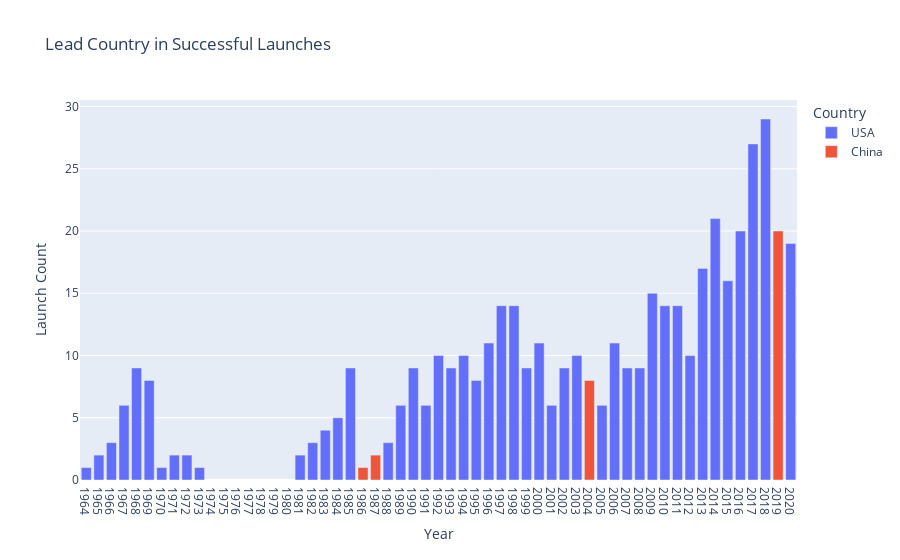

Source (notebook cell):
### Code cell
top_country_successful_launches_per_year = top_country_per_year[top_country_per_year['Mission_Status'] == 'Success']
top_country_successful_launches_per_year = top_country_successful_launches_per_year.loc[top_country_successful_launches_per_year.groupby('Year')['Launch Count'].idxmax()]

fig = px.bar(top_country_successful_launches_per_year, x="Year", y="Launch Count", color='Country', title='Lead Country in Successful Launches')
fig.update_xaxes(dtick=1)
fig.show()

### Figure 1 — Plotly figure (JSON) as saved in the notebook; plotly's stock layout.template omitted (floating-point values rounded to 4 significant figures)
{"data": [{"alignmentgroup": "True", "hovertemplate": "Country=USA<br>Year=%{x}<br>Launch Count=%{y}<extra></extra>", "legendgroup": "USA", "marker": {"color": "#636efa", "pattern": {"shape": ""}}, "name": "USA", "offsetgroup": "USA", "orientation": "v", "showlegend": true, "textposition": "auto", "type": "bar", "x": [1964, 1965, 1966, 1967, 1968, 1969, 1970, 1971, 1972, 1973, 1981, 1982, 1983, 1984, 1985, 1988, 1989, 1990, 1991, 1992, 1993, 1994, 1995, 1996, 1997, 1998, 1999, 2000, 2001, 2002, 2003, 2005, 2006, 2007, 2008, 2009, 2010, 2011, 2012, 2013, 2014, 2015, 2016, 2017, 2018, 2020], "xaxis": "x", "y": [1, 2, 3, 6, 9, 8, 1, 2, 2, 1, 2, 3, 4, 5, 9, 3, 6, 9, 6, 10, 9, 10, 8, 11, 14, 14, 9, 11, 6, 9, 10, 6, 11, 9, 9, 15, 14, 14, 10, 17, 21, 16, 20, 27, 29, 19], "yaxis": "y"}, {"alignmentgroup": "True", "hovertemplate": "Country=China<br>Year=%{x}<br>Launch Count=%{y}<extra></extra>", "legendgroup": "China", "marker": {"color": "#EF553B", "pattern": {"shape": ""}}, "name": "China", "offsetgroup": "China", "orientation": "v", "showlegend": true, "textposition": "auto", "type": "bar", "x": [1986, 1987, 2004, 2019], "xaxis": "x", "y": [1, 2, 8, 20], "yaxis": "y"}], "layout": {"barmode": "relative", "legend": {"title": {"text": "Country"}, "tracegroupgap": 0}, "title": {"text": "Lead Country in Successful Launches"}, "xaxis": {"anchor": "y", "domain": [0, 1], "dtick": 1, "title": {"text": "Year"}}, "yaxis": {"anchor": "x", "domain": [0, 1], "title": {"text": "Launch Count"}}}}
